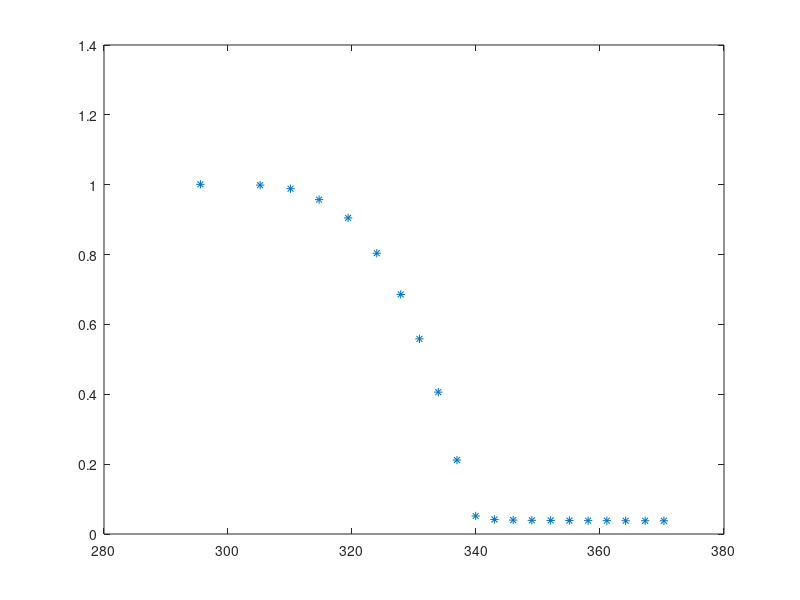

Source code (MATLAB): (Note: this script raises an error after producing the figure.)
%% Given VFR and temperature, find the best fit paramters that connect enthalpy and temperature
% for a given matarial

% Given Oven Temperature, Partial pressure at room temperature, DeltaH
% Calculate using the Clausius-Clapiron the corresponding partial pressures
% at the different given Oven temperature, and then calculate what is the
% final diameter and hence VFR (Dfinal^3/Dinit^3) as a function of
% temperature.
clear all;clc

load data.mat

% Plot Measured Data of VFR as a function of T
hold off
plot(MeasuredData(:,1)+273.15,MeasuredData(:,2),'*')



%Coef=[-4.9e2, 2.8e5];
Chi2 = @(Coef) sum((VFR(Coef(1),Coef(2),T)-VFRm).^2);

coef = fminsearch(Chi2, [-4.9e2 2.8e5])

%% Plot Result of best fit

subplot(2,1,1)
hold off
%VFRfit = VFR(-69.618110996500008,1.398873976775031e5,T);
VFRfit = VFR(coef(1),coef(2),T);
plot(T, VFRfit) 
hold all
plot(MeasuredData(:,1)+273.15,MeasuredData(:,2),'*')
xlabel('Temp (K)')
ylabel('VFR')
subplot(2,1,2)
plot(T, coef(1)*T+coef(2))
xlabel('Temp (K)')
ylabel('Enthalpy (J/mol)')

